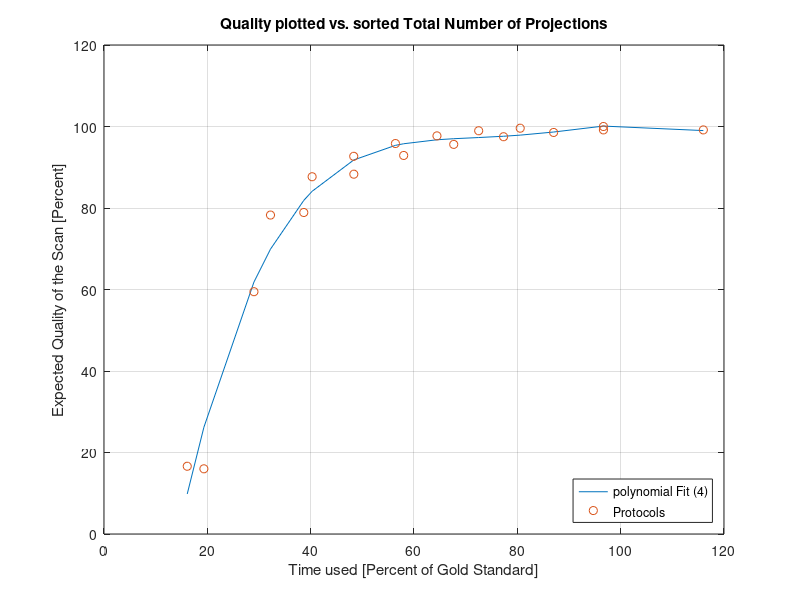

Here is the MATLAB script that generated this plot:
clc;clear all;close all
% SimulationSize_px = 2000;
MinimalQuality = 16;  % minimal Quality for Simulation
MaximalQuality = 100;  % maximal Quality for Simulation     

% AbsoluteError = [1.2099;1.1950;1.2112;1.2011;1.2220;1.2139;1.2438;1.2369;1.2768;1.2737;1.3298;1.3328;1.4178;1.4311;1.5996;1.6130;1.9708;2.8048;2.7943]*1.0e+005;
% Quality = AbsoluteError;

ErrorPerPixel = [0.0302;0.0298;0.0302;0.0300;0.0305;0.0303;0.0310;0.0309;0.0319;0.0318;0.0332;0.0333;0.0354;0.0357;0.0399;0.0402;0.0492;0.0700;0.0697];
Quality = ErrorPerPixel;

Quality = max(Quality) - Quality;
Quality = Quality ./ max(Quality) * ( MaximalQuality - MinimalQuality) + MinimalQuality;

SortIndex = [19;18;17;16;15;14;12;13;10;11;8;9;6;7;4;5;2;3;1];
TotalProjectionsPerProtocol =[15732;13110;13110;10925;11802; 9835;10488; 8740; 9180; 7650; 7866; 6555; 6558; 5463; 5244; 4370; 3936; 2622; 2185];
ScanningTime = TotalProjectionsPerProtocol / max(TotalProjectionsPerProtocol) * 116;

FitFactor = 4;
figure
  ScanningTime = TotalProjectionsPerProtocol / max(TotalProjectionsPerProtocol) * 116;
  % Calculate fit parameters
  [FittedQuality,ErrorEst] = polyfit(ScanningTime,Quality,FitFactor); % compared to main.m Quality is not transposed!!!
  % Evaluate the fit
  EvalFittedQuality = polyval(FittedQuality,ScanningTime(SortIndex),ErrorEst);
  % Plot the data and the fit
  plot(ScanningTime(SortIndex),EvalFittedQuality,'-',ScanningTime(SortIndex),Quality(SortIndex),'o');
  xlabel('Time used [Percent of Gold Standard]');
  % ylim([0 120]) 
  ylabel('Expected Quality of the Scan [Percent]');
  grid on;
  title('Quality plotted vs. sorted Total Number of Projections');
  legend(['polynomial Fit (' num2str(FitFactor) ')'],'Protocols','Location','SouthEast')
  %legend('polynomial Fit','Protocols','Location','SouthEast')